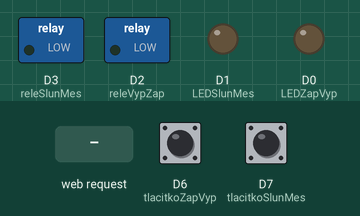
The sketch below on a simulated ESP8266 (NodeMCU). On the bench: switched loads named in the sketch (green lamp = pin HIGH), output pins drawn as LEDs (lit = HIGH). Inputs (shaded band) come from the test bench; at power-on: D6 (tlacitkoZapVyp) LOW, D7 (tlacitkoSlunMes) LOW. WiFi joins after 1.5 s; servers stay silent unless stated; what the sketch prints to the serial monitor is not drawn.

Above: at 2.7 s.
2.8 s: HTTP request GET /slunickoMesicek received
At 4.0 s:
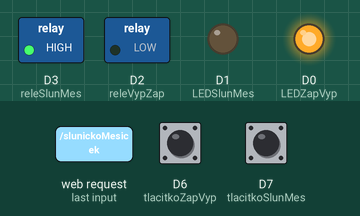
4.3 s: D6 (tlacitkoZapVyp) driven HIGH
At 4.8 s:
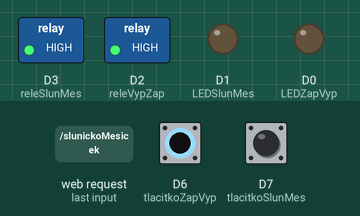
5.8 s: D7 (tlacitkoSlunMes) driven HIGH
At 7.0 s:
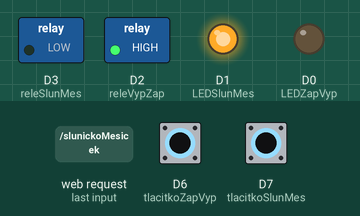
7.3 s: HTTP request GET /slunickoMesicek received
At 7.6 s:
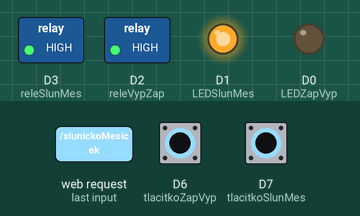
8.8 s: D6 (tlacitkoZapVyp) pulsed LOW 5 times (0.12 s each, 0.3 s apart)
At 11.1 s:
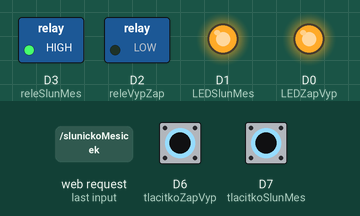
11.8 s: D7 (tlacitkoSlunMes) pulsed LOW 2 times (0.12 s each, 0.3 s apart)
At 12.12 s:
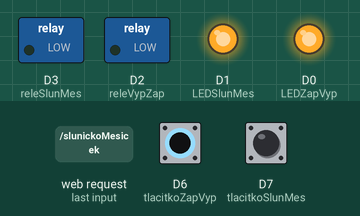
Timing chart, 0 to 14.8 s (numbered marks = the images above; inputs shaded):
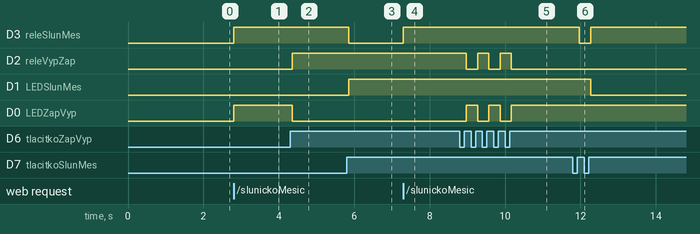

The sketch:

termostat.ino
```cpp
#include <ESP8266WiFi.h>

#define tlacitkoZapVyp D6
#define tlacitkoSlunMes D7
#define releVypZap D2
#define releSlunMes D3
#define LEDZapVyp D0
#define LEDSlunMes D1
#define prodleva 50

// Nazev Wi-Fi site, do ktere se mam pripojit
const char* ssid = "Askeladd";

// Heslo Wi-Fi site, do ktere se mam pripojit
const char* password = "knih0vna";

// IP adresa
IPAddress ip(192, 168, 1, 184);

// Webovy server pobezi na portu 80 (HTTP komunikace)
WiFiServer server(80);

//vypinace na termostatu
bool zapnoutVypnout = false; //false=vypnuto, true=zapnuto
bool slunickoMesicek = false; //false=mesicek, true=slunicko

//vypinace wifi
bool wifiZapVyp = false;
bool wifiSlunMes = false;

//ulozeni casu zmen tlacitek
unsigned long casZmenyZapVyp;
unsigned long casZmenySlunMes;

//priznak minuleho stavu tlacitek
bool minulyStavZapVyp = 0;
bool minulyStavSlunMes = 0;

void setup() {
  pinMode(releVypZap, OUTPUT);
  pinMode(tlacitkoZapVyp, INPUT);
  pinMode(LEDZapVyp, OUTPUT);

  pinMode(releSlunMes, OUTPUT);
  pinMode(tlacitkoSlunMes, INPUT);
  pinMode(LEDSlunMes, OUTPUT);

  Serial.begin(115200);

  WiFi.config(ip);
  WiFi.begin(ssid, password);

  // Pripojeni k Wi-Fi
  Serial.println();
  Serial.print("Pripojuji k ");
  Serial.println(ssid);
  while (WiFi.status() != WL_CONNECTED) {
    delay(50);
    Serial.print(".");
  }

  // Spusteni serveru
  server.begin(); Serial.println(digitalRead(tlacitkoZapVyp));
  Serial.println();
  Serial.println("Server spusten");

  // Napis IP adresu, kterou mikropocitac dostal
  Serial.print("Pouzij k pripojeni tuto adresu: ");
  Serial.print("http://");
  Serial.println(WiFi.localIP());

}
void loop() {
  // Cekej, dokud se nepripoji nejaky klient
  WiFiClient client = server.available();
  if (!client) {
    //ovladani rele vypinani a zapinani, tlacitko VypZap je na termostatu
    if (digitalRead(tlacitkoZapVyp) == 1)        // je-li nejake tlacitko stisknuto

    {
      if (minulyStavZapVyp == 0 && abs(millis() - casZmenyZapVyp) > prodleva) // neni-li nastaven priznak
      { // tlacitko stisknuto a uplynul-li vetsi cas
        // od zmeny stavu tlacitka nez je mez (50ms)
        minulyStavZapVyp = 1;                             // nastav priznak tlacitko stisknuto
        digitalWrite(releVypZap, !digitalRead(releVypZap));       // zmen hodnotu vystupu LED
        digitalWrite(LEDZapVyp, !digitalRead(releVypZap));
      }

    }
    else                                      // neni-li stisknuto tlacitko
    {
      casZmenyZapVyp = millis();                       // zapamatuj si posledni cas, kdy bylo nestisknuto
      minulyStavZapVyp = 0;                            // nuluj priznak, tlacitko stisknuto

    }

    if (digitalRead(tlacitkoSlunMes) == 1)        // je-li nejake tlacitko stisknuto

    {
      if (minulyStavSlunMes == 0 && abs(millis() - casZmenySlunMes) > prodleva) // neni-li nastaven priznak
      { // tlacitko stisknuto a uplynul-li vetsi cas
        // od zmeny stavu tlacitka nez je mez (50ms)
        minulyStavSlunMes = 1;                             // nastav priznak tlacitko stisknuto
        digitalWrite(releSlunMes, !digitalRead(releSlunMes));       // zmen hodnotu vystupu LED
        digitalWrite(LEDSlunMes, !digitalRead(releSlunMes));
      }
    }
    else                                      // neni-li stisknuto tlacitko
    {
      casZmenySlunMes = millis();                       // zapamatuj si posledni cas, kdy bylo nestisknuto
      minulyStavSlunMes = 0;                            // nuluj priznak, tlacitko stisknuto
    }
    return;
  }


  // Cekej, dokud klient neposle nejaka data
  Serial.println("Novy klient!");
  while (!client.available()) {
    delay(1);
  }
  String request = client.readStringUntil('\r');
  Serial.println(request);
  client.flush();

  if (request.indexOf("ZapnoutVypnoutTopeni") > -1) {
    wifiZapVyp = !wifiZapVyp;
    digitalWrite(releVypZap, !digitalRead(releVypZap));
    digitalWrite(LEDZapVyp, !digitalRead(releVypZap));
  }

  if (request.indexOf("slunickoMesicek") > -1) {
    wifiSlunMes = !wifiSlunMes;
    digitalWrite(releSlunMes, !digitalRead(releSlunMes));
    digitalWrite(LEDZapVyp, !digitalRead(releVypZap));
  }

  if (!digitalRead(releVypZap) == 1 && !digitalRead(releSlunMes) == 1) {
    client.println("HTTP/1.1 200 OK");
    client.println("Content-Type: text/html");
    client.println("");
    client.println("<!DOCTYPE html>");
    client.println("<html><body>");
    client.print("<h1>Wi-Fi TERMOSTAT</h2>");
    // Tlacitko pro zapnuti topeni vede na adresu /ZapnoutVypnoutTopeni
    client.println("<a href=\"/ZapnoutVypnoutTopeni\"><button>Zapnout/Vypnout Topeni</button></a>");
    // Tlacitko pro prepnuti slunicko/mesicek vede na adresu /slunickoMesicek
    client.println("<a href=\"/slunickoMesicek\"><button>Slunicko/Mesicek</button></a><br />");
    client.println("<h1>Topeni Zapnuto</h2>");
    client.println("<h1>Slunicko Zapnuto</h2>");
  }
  else if (!digitalRead(releVypZap) == 0 && !digitalRead(releSlunMes) == 0) {
    client.println("HTTP/1.1 200 OK");
    client.println("Content-Type: text/html");
    client.println("");
    client.println("<!DOCTYPE html>");
    client.println("<html><body>");
    client.print("<h1>Wi-Fi TERMOSTAT</h2>");
    // Tlacitko pro zapnuti topeni vede na adresu /ZapnoutVypnoutTopeni
    client.println("<a href=\"/ZapnoutVypnoutTopeni\"><button>Zapnout/Vypnout Topeni</button></a>");
    // Tlacitko pro prepnuti slunicko/mesicek vede na adresu /slunickoMesicek
    client.println("<a href=\"/slunickoMesicek\"><button>Slunicko/Mesicek</button></a><br />");
    client.print("<h1>Topeni Vypnuto</h2>");
    client.println("<h1>Slunicko Vypnuto</h2>");
  }
  else if (!digitalRead(releVypZap) == 1 && !digitalRead(releSlunMes) == 0) {
    client.println("HTTP/1.1 200 OK");
    client.println("Content-Type: text/html");
    client.println("");
    client.println("<!DOCTYPE html>");
    client.println("<html><body>");
    client.print("<h1>Wi-Fi TERMOSTAT</h2>");
    // Tlacitko pro zapnuti topeni vede na adresu /ZapnoutVypnoutTopeni
    client.println("<a href=\"/ZapnoutVypnoutTopeni\"><button>Zapnout/Vypnout Topeni</button></a>");
    // Tlacitko pro prepnuti slunicko/mesicek vede na adresu /slunickoMesicek
    client.println("<a href=\"/slunickoMesicek\"><button>Slunicko/Mesicek</button></a><br />");
    client.print("<h1>Topeni Zapnuto</h2>");
    client.println("<h1>Slunicko Vypnuto</h2>");
  }
  else  {
    client.println("HTTP/1.1 200 OK");
    client.println("Content-Type: text/html");
    client.println("");
    client.println("<!DOCTYPE html>");
    client.println("<html><body>");
    client.print("<h1>Wi-Fi TERMOSTAT</h2>");
    // Tlacitko pro zapnuti topeni vede na adresu /ZapnoutVypnoutTopeni
    client.println("<a href=\"/ZapnoutVypnoutTopeni\"><button>Zapnout/Vypnout Topeni</button></a>");
    // Tlacitko pro prepnuti slunicko/mesicek vede na adresu /slunickoMesicek
    client.println("<a href=\"/slunickoMesicek\"><button>Slunicko/Mesicek</button></a><br />");
    client.print("<h1>Topeni Vypnuto</h2>");
    client.println("<h1>Slunicko Zapnuto</h2>");
  }

}
```

Measured:
- after the input at 2.8 s, D3 (releSlunMes), D0 (LEDZapVyp): LOW → HIGH at once
- after the input at 4.3 s, D2 (releVypZap): LOW → HIGH after 0.05 s; D0 (LEDZapVyp): HIGH → LOW after 0.05 s
- after the input at 5.8 s, D3 (releSlunMes): HIGH → LOW after 0.05 s; D1 (LEDSlunMes): LOW → HIGH after 0.05 s
- after the input at 7.3 s, D3 (releSlunMes): LOW → HIGH at once
- after the input at 8.8 s, D2 (releVypZap): alternates HIGH for 0.30 s and LOW for 0.30 s, 5 changes in all, then stays LOW, starting after 0.17 s; D0 (LEDZapVyp): alternates HIGH for 0.30 s and LOW for 0.30 s, 5 changes in all, then stays HIGH, starting after 0.17 s
- after the input at 11.8 s, D3 (releSlunMes): HIGH → LOW after 0.17 s, → HIGH 0.30 s later; D1 (LEDSlunMes): HIGH → LOW after 0.47 s
